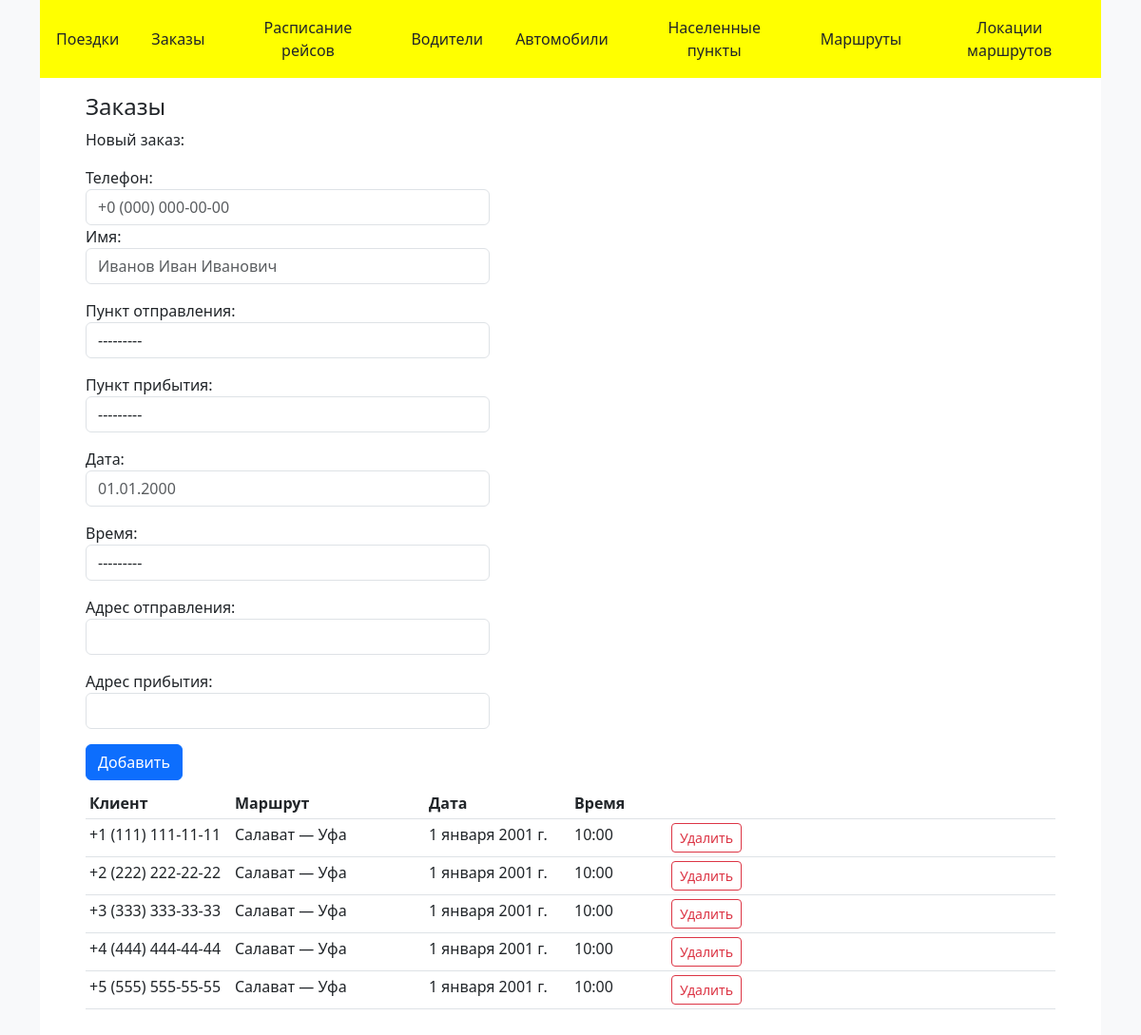
Before: /bookings/0 with the older database file.
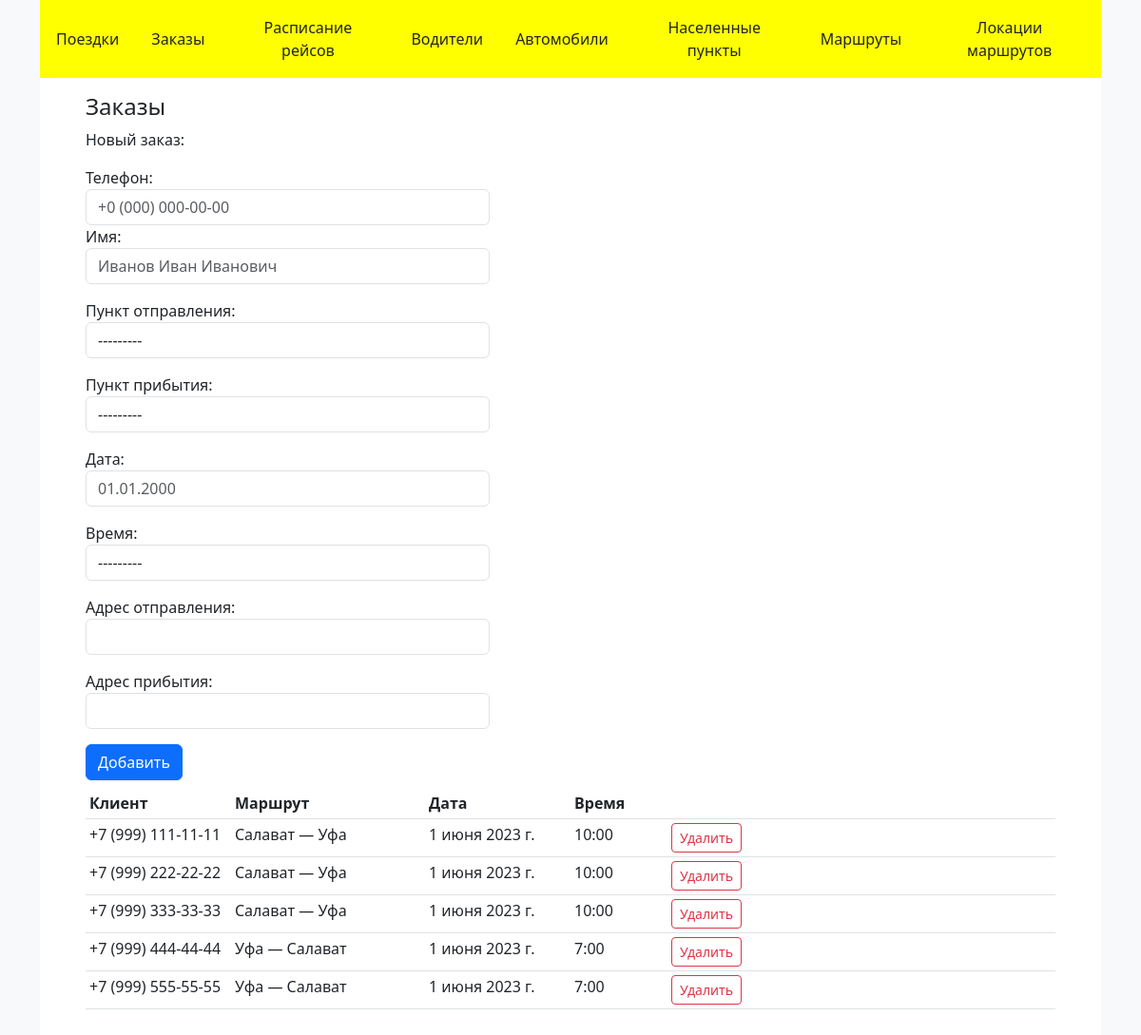
After: the same page with the newer database file.
### main/models.py (models this page shows, shortened)
class Booking(models.Model):
    client_phone = models.CharField(max_length=20)
    client_name = models.CharField(max_length=100, blank=True, default='')
    start_city = models.ForeignKey(City, related_name='starting_bookings',
                                   on_delete=models.CASCADE)
    finish_city = models.ForeignKey(City, related_name='finishing_bookings',
                                    on_delete=models.CASCADE)
    scheduled_route = models.ForeignKey(ScheduledRoute, related_name='bookings', on_delete=models.PROTECT)
    date = models.DateField(auto_now=False)
    start_address = models.CharField(max_length=250, blank=False)
    finish_address = models.CharField(max_length=250, blank=False)
    class Meta:
        verbose_name_plural = 'Заказы'

class ScheduledRoute(models.Model):
    time = models.TimeField(auto_now=False, unique=True)
    route = models.ForeignKey(Route, related_name='times',
                              on_delete=models.CASCADE)
    def __str__(self):
        return str({
            'route': self.route,
            'time': self.time,
        })
    class Meta:
        verbose_name_plural = 'Маршруты — время'

class Route(models.Model):
    start_area = models.ForeignKey(Area, related_name='starting_routes',
                                   on_delete=models.CASCADE)
    finish_area = models.ForeignKey(Area, related_name='finishing_routes',
                                    on_delete=models.CASCADE)
    price = models.PositiveIntegerField(default=1000, validators=[
        MinValueValidator(100),
        MaxValueValidator(9999)])
    def __str__(self):
        return f'{self.start_area} — {self.finish_area} ({self.price} руб.)'
    class Meta:
        unique_together = ('start_area', 'finish_area')
        verbose_name_plural = 'Маршруты'

class Area(models.Model):
    name = models.CharField(max_length=50, blank=False, unique=True)
    def __str__(self):
        return self.name
    class Meta:
        verbose_name_plural = 'Локации маршрута'

### main/views/bookings.py (the view)
# urls.py: path('', views.bookings.bookings),
def bookings(request, mes):
    form = BookingForm()
    bookings = Booking.objects.all()
    dic = {
        'form': form,
        'title': 'Заказы',
        'bookings': bookings,
        'info_message': get_info_message(mes),
    }
    return render(request, 'main/bookings.html', dic)

### main/messages.py (called while the page is built)
def get_info_message(code: int) -> str:
    ans = ''
    try:
        ans = info_messages[code]
    except:
        ans = "Неизвестная ошибка"
    finally:
        return ans

### main/models.py (called while the page is built)
    def __str__(self):
        return str({
            'id': self.id,
            'name': self.name,
            'area': self.area,
        })

### main/templates/main/bookings.html (shortened to what this page needs)
{% extends 'main/base.html' %}
{% block content %}
<div>
    <div>Новый заказ:</div>
    <form method="post" action="booking/add" class="mb-2 col-md-5">
        {{ form }}
        <div class="">
            <input type="submit"  value='Добавить'
                   class="btn btn-primary mt-3 justify-content-end"/>
        </div>
    </form>
    <table class="table table-sm table-hover" width="50%">
        <thead>
        <tr>
            <th class="" width="15%">
                Клиент
            </th>
            <th class="" width="20%">
                Маршрут
            </th>
            <th class="" width="15%">
                Дата
            </th>
            <th class="" width="10%">
                Время
            </th>
            <th class="">
            </th>
        </tr>
        </thead>
        <tbody>
            {% for booking in bookings %}
                <tr>
                    <td>{{ booking.client_phone }}</td>
                    <td>
                        {{ booking.scheduled_route.route.start_area }}
                        —
                        {{ booking.scheduled_route.route.finish_area }}
                    </td>
                    <td>{{ booking.date }}</td>
                    <td>{{ booking.scheduled_route.time }}</td>
                    <td>
                        <form method="post" action="booking/delete/{{booking.id}}" class="">
                            <input type="submit"  value='Удалить'
                                   class="btn btn-sm btn-outline-danger justify-content-end"/>
                        </form>
                    </td>
                </tr>
            {% endfor %}
        </tbody>
    </table>
</div>
{% endblock %}

### main/templates/main/base.html (shortened to what this page needs)
<!doctype html>
<html lang="en">
<head>
    <link rel="stylesheet" href="static/main/styles.css">
    <link rel="stylesheet" href="static/main/bootstrap/bootstrap.min.css">
</head>
<body class="container bg-light">
    <header class="d-flex align-items-center justify-content-around">
        <a href="/drives" class="gavno btn p-3">
            Поездки
        </a>
        <a href="/bookings/0" class="gavno btn p-3">
            Заказы
        </a>
        <a href="/choose-route" class="gavno btn p-3 align-center">
            Расписание рейсов
        </a>
        <a href="/employees/0" class="gavno btn p-3">
            Водители
        </a>
        <a href="/cars/0" class="gavno btn p-3">
            Автомобили
        </a>
        <a href="/cities/0" class="btn p-3 gavno">
            Населенные пункты
        </a>
        <a href="/routes/0" class="btn p-3 gavno">
            Маршруты
        </a>
        <a href="/areas/0" class="btn p-3 gavno">
            Локации маршрутов
        </a>
    </header>
    <main class="py-3 px-5">
        <h4>{{ title }}</h4>
        {% block content %}
        {% endblock %}
    </main>
</body>
</html>

### main/static/main/styles.css (style rules this page uses)
header { background-color: yellow; }
main { background-color: white; }
.gavno { text-decoration: none; padding-left: 2em; font-size: 150%; color: black; }

Changed rows visible on the page:
removed Booking: client_phone "+1 (111) 111-11-11", scheduled_route.route.start_area "Салават", scheduled_route.route.finish_area "Уфа", date "1 января 2001 г.", scheduled_route.time "10:00"
removed Booking: client_phone "+2 (222) 222-22-22", scheduled_route.route.start_area "Салават", scheduled_route.route.finish_area "Уфа", date "1 января 2001 г.", scheduled_route.time "10:00"
removed Booking: client_phone "+3 (333) 333-33-33", scheduled_route.route.start_area "Салават", scheduled_route.route.finish_area "Уфа", date "1 января 2001 г.", scheduled_route.time "10:00"
removed Booking: client_phone "+4 (444) 444-44-44", scheduled_route.route.start_area "Салават", scheduled_route.route.finish_area "Уфа", date "1 января 2001 г.", scheduled_route.time "10:00"
removed Booking: client_phone "+5 (555) 555-55-55", scheduled_route.route.start_area "Салават", scheduled_route.route.finish_area "Уфа", date "1 января 2001 г.", scheduled_route.time "10:00"
added Booking: client_phone "+7 (999) 111-11-11", scheduled_route.route.start_area "Салават", scheduled_route.route.finish_area "Уфа", date "1 июня 2023 г.", scheduled_route.time "10:00"
added Booking: client_phone "+7 (999) 222-22-22", scheduled_route.route.start_area "Салават", scheduled_route.route.finish_area "Уфа", date "1 июня 2023 г.", scheduled_route.time "10:00"
added Booking: client_phone "+7 (999) 333-33-33", scheduled_route.route.start_area "Салават", scheduled_route.route.finish_area "Уфа", date "1 июня 2023 г.", scheduled_route.time "10:00"
added Booking: client_phone "+7 (999) 444-44-44", scheduled_route.route.start_area "Уфа", scheduled_route.route.finish_area "Салават", date "1 июня 2023 г.", scheduled_route.time "7:00"
added Booking: client_phone "+7 (999) 555-55-55", scheduled_route.route.start_area "Уфа", scheduled_route.route.finish_area "Салават", date "1 июня 2023 г.", scheduled_route.time "7:00"
